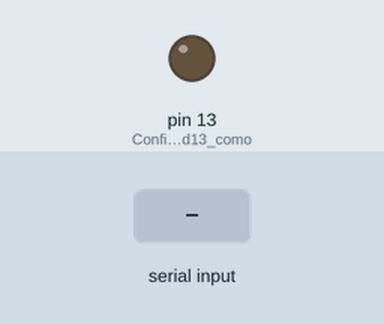
This sketch was run on a simulated Arduino Uno, built with avr-gcc and run on an emulated ATmega328P. Parts: output pins drawn as LEDs (lit = HIGH). The test bench sets the inputs (shaded band).

Above: at 1.2 s.
1.3 s: "A" received over Serial
At 1.8 s:
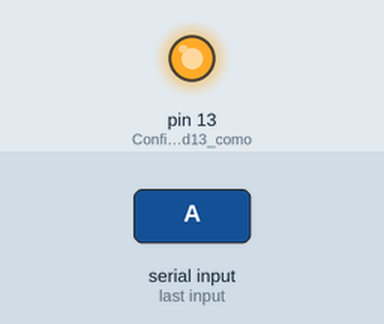
Timing chart, 0 to 4.3 s (numbered marks = the images above; inputs shaded):
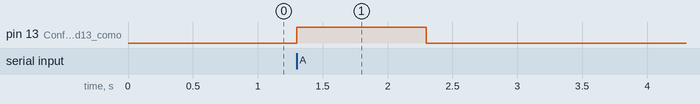

The sketch:

Recebe_Serial_do_Raspberry_para_Arduino.ino
```cpp
void setup()
{	//Inicializando o serial monitor
	Serial.begin(115200); // Maxima taxa de comunicação aceita pelo Raspberry
	pinMode(13, OUTPUT); // Configura o pino d13 como saída
}

void loop()
{

	if (Serial.available()) //Se byte pronto para leitura
	{
		switch(Serial.read()) //Verifica qual caracter recebido
		{
			case 'A': //caso 'A'

			digitalWrite(13, HIGH); // Configura o pino 13 como HIGH

			delay(1000);  // Espera 1000 ms (1 segundo)

			digitalWrite(13, LOW); // Configura o pino 13 como LOW

			delay(1000); // Espera 1000 ms (1 segundo

			break;

		}
	}


}
```

Measured:
- after the input at 1.3 s, pin 13 (Configura_o_pino_d13_como): LOW → HIGH at once, → LOW 1.0 s later
